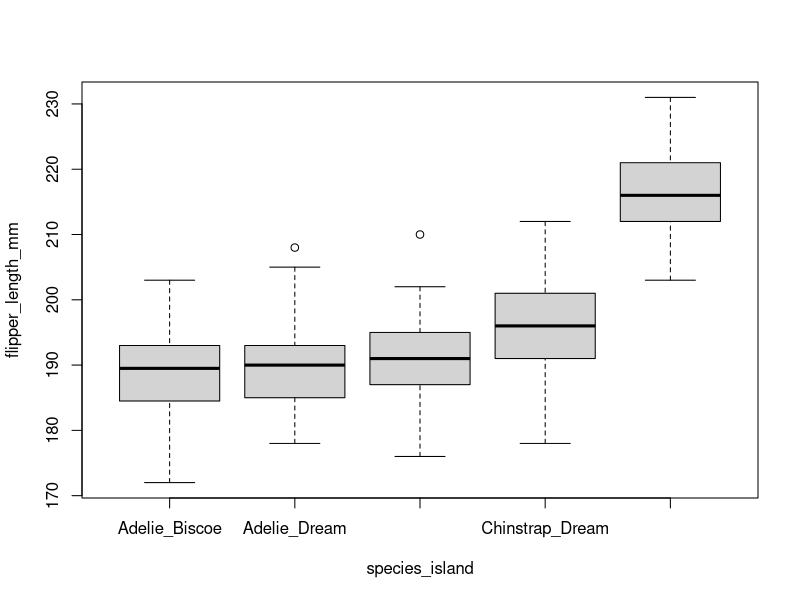
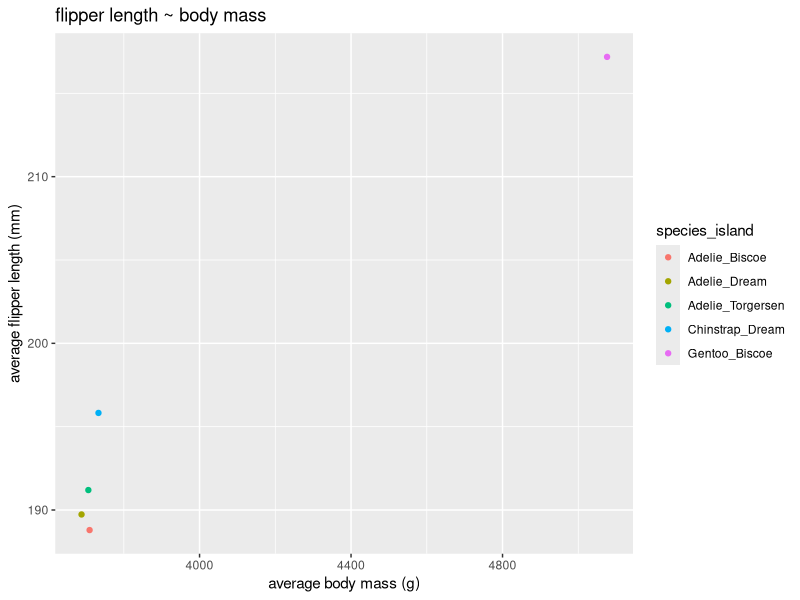
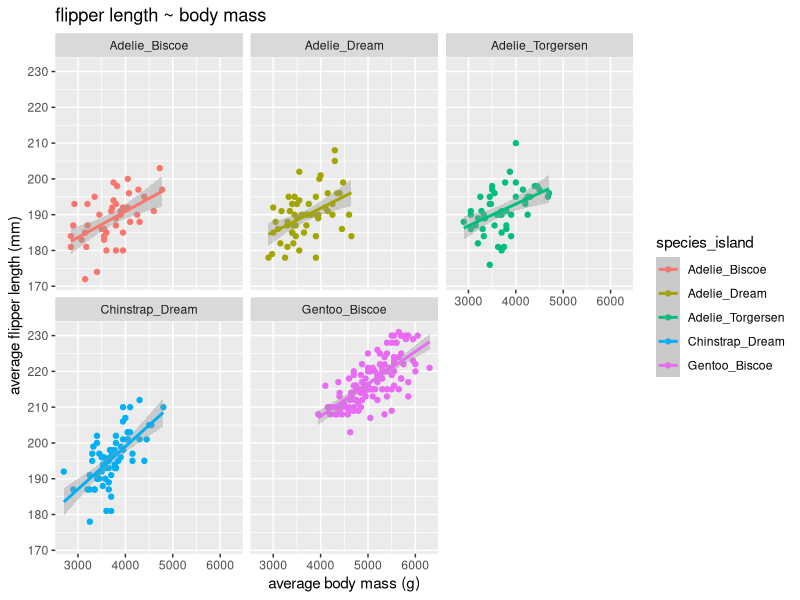
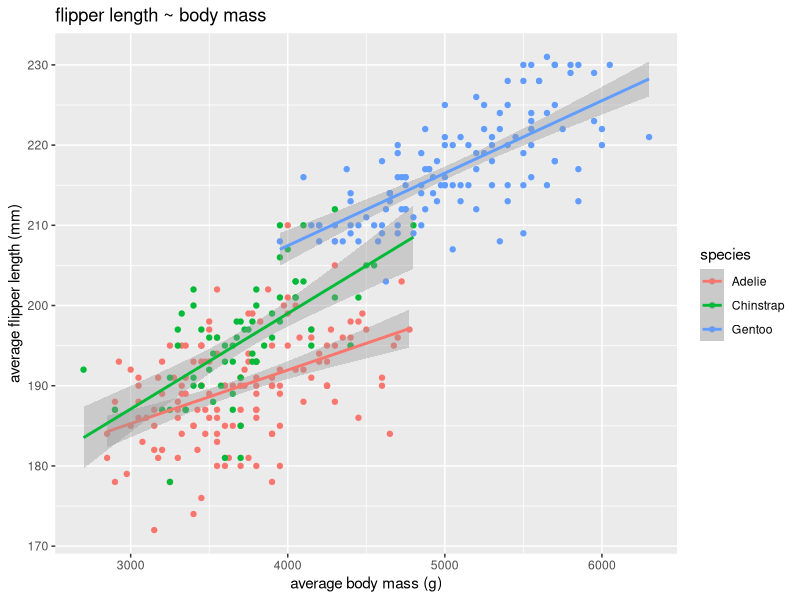
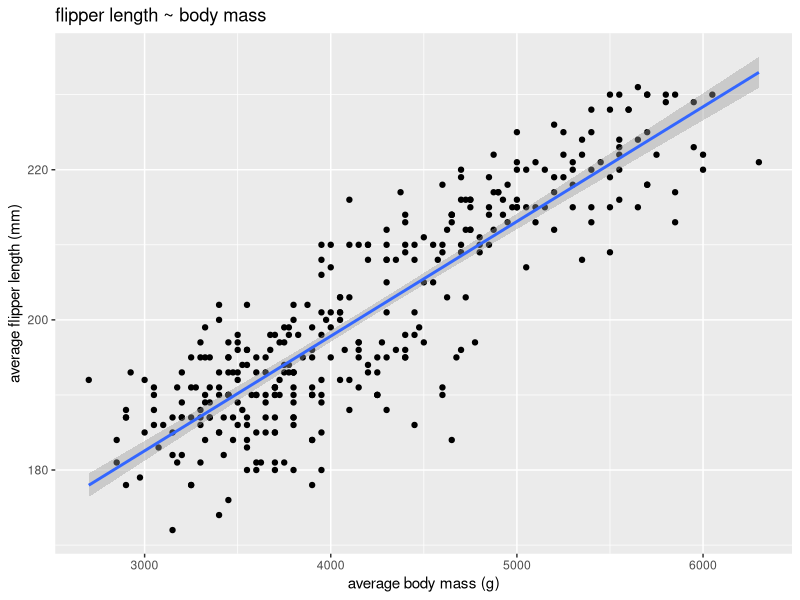
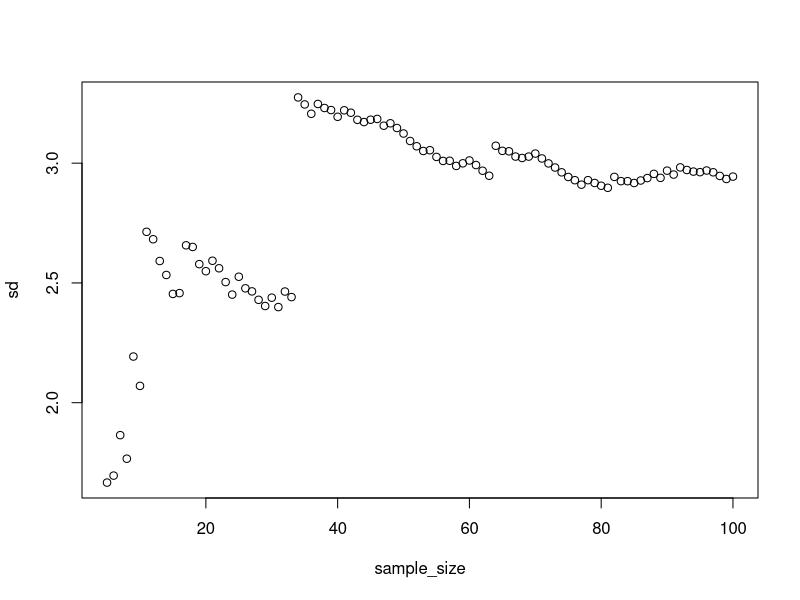
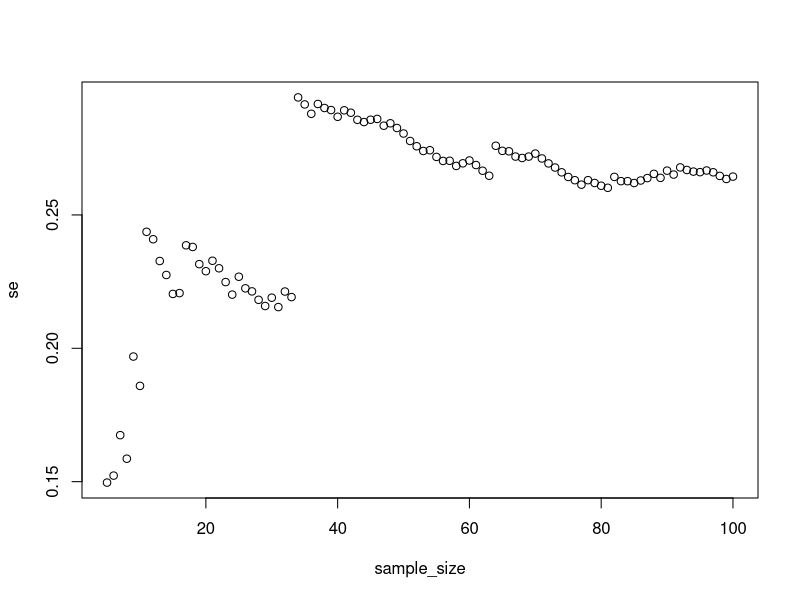

The R script that drew these images, in order:
## ---- chunk 1
knitr::opts_chunk$set(echo = TRUE, warning= FALSE, message = FALSE)
library(dplyr)
library(magrittr)
library(purrr)
library(tidyverse)
library(ggplot2)
## ---- chunk 2
#load palmerpenguins library
library(palmerpenguins)
## ---- chunk 3
data(penguins) 
head(penguins) #head penguins dataset to see columns
## ---- chunk 4
str(penguins)   #The data is a 344 row x 8 column tibble including factor, numeric, and integer vectors. 
summary(penguins)    #Gives totals of counts for each species, island, and year (factors), and describes variance of numeric and integer values- such as beak and flipper measurements and mass. 
## ---- chunk 5
quantile(penguins$bill_depth_mm, na.rm=TRUE) #quantiles for bill depth from the penguins data set, NA values were removed. 
## ---- chunk 6
my_vec <- c(1,4,7,NA,9)  #created vector to test how NA value will affect mean().
mean(my_vec) #testing mean with problematic NA value
?mean #I will need to use na.rm=TRUE to calculate the mean without the NA value.
mean(my_vec, na.rm = TRUE) #the mean of the vector
## ---- chunk 7
penguins %>% 
  summarize(mean_body_mass=mean(body_mass_g, na.rm=TRUE), #mean, median, and sd of body mass for penguins. NA values removed.
  median_body_mass=median(body_mass_g, na.rm=TRUE),
  sd_body_mass=sd(body_mass_g, na.rm=TRUE)) 
## ---- chunk 8
penguins %>% 
  group_by(species) %>% #group penguins by species
  summarize(avg_mass_species=mean(body_mass_g, na.rm=TRUE), #mean, median, and sd of body mass for species groups. NA values removed.
  med_mass_species=median(body_mass_g, na.rm=TRUE),
  sd_mass_species=sd(body_mass_g, na.rm=TRUE)) %>% 
  ungroup() #ungroup dataset to avoid problems

## ---- chunk 9
penguins %>% 
  filter(island=="Biscoe") %>% #adding Biscoe island as a filter to examine only data points from this location
  group_by(species) %>% #grouping Biscoe island penguins by species
  summarize(avg_mass_species=mean(body_mass_g, na.rm=TRUE), #calculating mean, median and sd of body mass for each species group (NAs removed).
            med_mass_species=median(body_mass_g, na.rm=TRUE),
            sd_mass_species=sd(body_mass_g, na.rm=TRUE)) %>% 
  ungroup() #ungroup dataset to avoid problems

## ---- chunk 10
paste("Hello", "Goodbye", sep ="!") #testing paste() with hello and goodbye

#creating new data frame from penguins with a species_island column
new_penguins <- penguins %>% 
  mutate(species_island=paste(species, island, sep="_"))

str(new_penguins) #str data frame to examine vectors
## ---- chunk 11
boxplot(flipper_length_mm~species_island, data=new_penguins) #boxplot with species_island on x-axis and flipper length on y-axis
## ---- chunk 12
new_penguins2 <-penguins %>% 
  mutate(species_island=paste(species, island, sep= "\n")) #trying paste() with \n to see what happens

str(new_penguins2) #str data frame to examine vectors
## ---- chunk 13
#making new data frame with flipper length and body mass grouped by species_island and then averaged for each group
new_penguins3 <- new_penguins %>% 
  group_by(species_island) %>% #grouping penguins by species_island
  select(species_island, flipper_length_mm, body_mass_g) %>% #selecting only the three variables of interest for the data frame 
  summarise(average_flipper_length_mm=mean(flipper_length_mm, na.rm = TRUE),
            average_body_mass_g=mean(body_mass_g, na.rm=TRUE)) %>% #calculating averages for flipper length and body mass for each species_island group
  ungroup() %>% #ungroup dataset to avoid problems
  head() #check that data structure includes the desired elements

#I was not sure how to display the species_island data points in such a way that they could be easily distinguished from one another using base plots, so here is ggplot2:
penguin_plot <- ggplot(data=new_penguins3, aes(x=average_body_mass_g, y=average_flipper_length_mm, color=species_island)) +
  geom_point() +
  ylab("average flipper length (mm)")+
  xlab("average body mass (g)")+
  ggtitle("flipper length ~ body mass")

penguin_plot
## ---- chunk 14

new_penguins4 <- new_penguins %>% #made new data frame with individual mass and flipper length data points (not averaged) for each species_island group (now showing the whole data set, but still grouped)
  group_by(species_island) %>% #grouping penguins by species_island
  select(species_island, flipper_length_mm, body_mass_g) %>% #selecting only variables of interest for the dataframe
  ungroup() #ungroup dataset to avoid problems

#I used ggplot 2 to plot flipper length ~ mass for each species_island.
penguin_plot2 <- ggplot(data=new_penguins4, aes(x=body_mass_g, y=flipper_length_mm, color=species_island)) +
  geom_point() +
  ylab("average flipper length (mm)")+
  xlab("average body mass (g)")+
  ggtitle("flipper length ~ body mass")+
  facet_wrap(vars(species_island))+ #facet_wrap to make separate plots for each species_island 
  stat_smooth(method=lm) #adding lm line to help visualize patterns

penguin_plot2
## ---- chunk 15
new_penguins5 <- new_penguins %>% #made new data frame with mass and flipper length for each species (whole data set, now only grouped by species)
  group_by(species) %>% #grouping penguins by species 
  select(species, flipper_length_mm, body_mass_g)%>% #selecting only variables of interest for the dataframe
  ungroup() #ungroup dataset to avoid problems

penguin_plot3 <- ggplot(data=new_penguins5, aes(x=body_mass_g, y=flipper_length_mm, color=species)) +
  geom_point() +
  ylab("average flipper length (mm)")+
  xlab("average body mass (g)")+
  ggtitle("flipper length ~ body mass")+
  stat_smooth(method=lm)

penguin_plot3
## ---- chunk 16
new_penguins6 <- new_penguins %>% #dataframe with no grouping
  select(species, flipper_length_mm, body_mass_g)%>% #selecting only variables of interest for the dataframe
  ungroup() #ungroup dataset to avoid problems

penguin_plot4 <- ggplot(data=new_penguins6, aes(x=body_mass_g, y=flipper_length_mm)) +
  geom_point() +
  ylab("average flipper length (mm)")+
  xlab("average body mass (g)")+
  ggtitle("flipper length ~ body mass")+
  stat_smooth(method=lm)

penguin_plot4
## ---- chunk 17
mtcars %>% #testing pull() on mtcars
  pull(mpg)

gentoo_biscoe_bill <- pull(penguins %>%  #pulling vector from penguins dataset
                             filter(species=="Gentoo") %>%  #only want Gentoo 
                             filter(island=="Biscoe") %>%  #only want Biscoe
                             select(bill_length_mm)) #selecting bill_length as the variable of interest
gentoo_biscoe_bill
## ---- chunk 18
replicate(n=10, sd(gentoo_biscoe_bill, na.rm = TRUE)/sqrt(length(gentoo_biscoe_bill))) #calculated se 10 times, using formula: SD/sqrt(n). NA values removed.
## ---- chunk 19
gentoo_dataframe <- map_df(5:100, ~data.frame(  #using first 5-100 values
  sample_size= .x,  #add sample size as comumn in dataframe
  mean = mean(gentoo_biscoe_bill[1:.x]), #calculate mean 
  sd = sd (gentoo_biscoe_bill[1:.x]))) #calculate SD
## ---- chunk 20
gentoo_dataframe2 <- gentoo_dataframe %>% #making new data frame with column for SE
  mutate(se= sd/sqrt(length(gentoo_biscoe_bill))) #mutate to add SE column to data frame (sd/sqrt(n)) 

plot(sd~sample_size, data = gentoo_dataframe2) #plot sd~ sample size
plot(se~sample_size, data = gentoo_dataframe2) #plot se~ sample size, looks the same except for y-axis values
